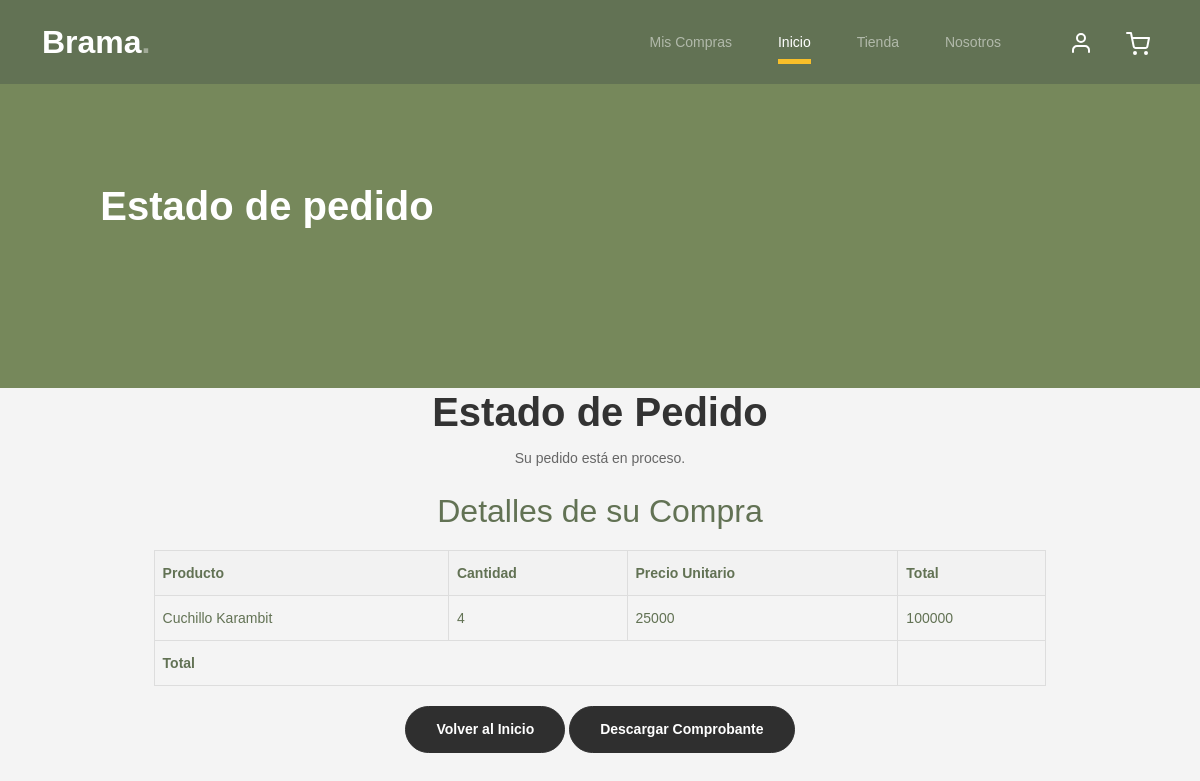
/estado/, run on an earlier commit of the app's database.
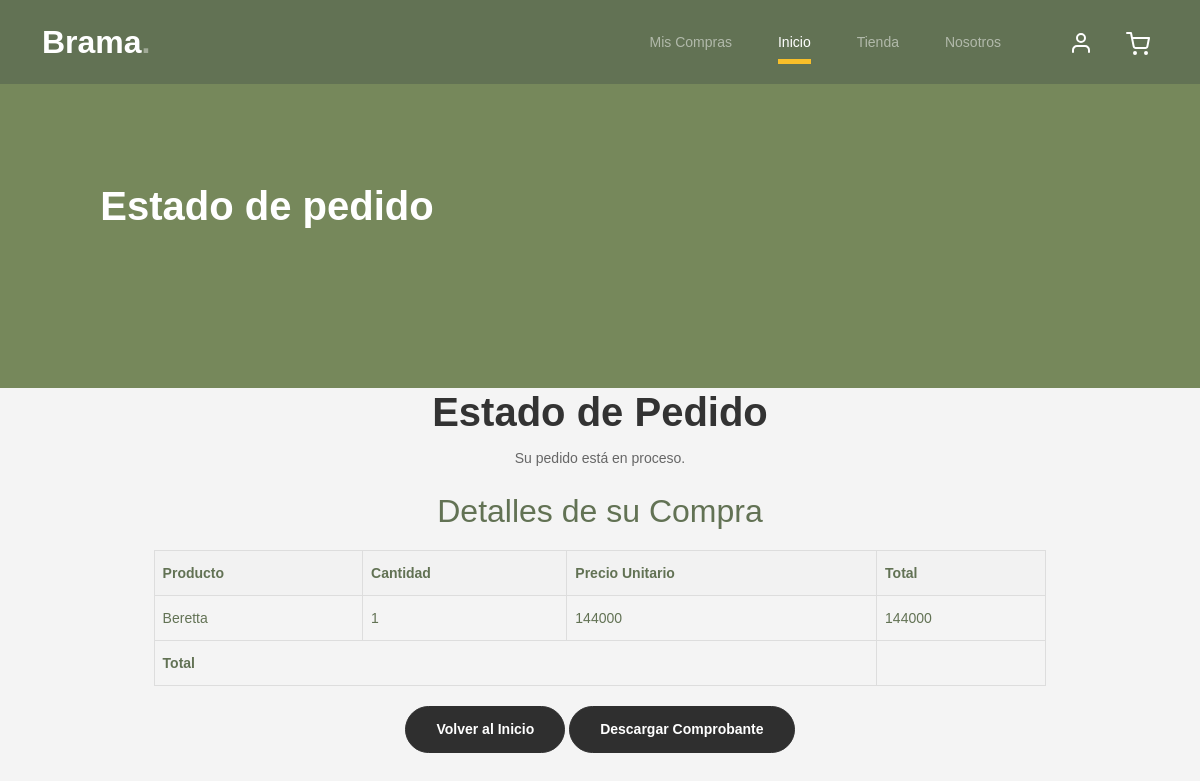
And on a later commit of the database.
### aplicacion/models.py (models this page shows, shortened)
class Carrito(models.Model):
    id = models.AutoField(primary_key=True)  # Añadimos un campo AutoField para el id #probe poniendo id para eliminarlo, pero igual no funciona
    usuario = models.ForeignKey(Usuario, on_delete=models.CASCADE, related_name='carritos')
    envio = models.ForeignKey(Envio, on_delete=models.CASCADE, null=True, blank=True)
    producto = models.ForeignKey(Producto, on_delete=models.CASCADE)
    cantidad = models.IntegerField(validators=[MinValueValidator(1)])
    class Meta:
        verbose_name_plural = 'Carritos'
    def get_total_price(self):
        return self.producto.precio * self.cantidad
    class Meta:
        verbose_name_plural = 'Carritos'

class Producto(models.Model):
    cod_producto = models.AutoField(primary_key=True)
    nombre = models.CharField(max_length=50)
    tipo_producto = models.CharField(max_length=10, choices=TIPO_PRODUCTO, default='OTRO PRODUCTO')
    tipo_municion = models.CharField(max_length=100, choices=TIPO_MUNICION, default='OTRO')
    precio = models.IntegerField(validators=[MinValueValidator(1000), MaxValueValidator(999999999)])
    stock = models.IntegerField(default=0)
    imagen = models.ImageField(upload_to='productos', null=True)

### aplicacion/views.py (the view)
# urls.py: path('estado/', estado, name='estado'),
def estado (request):
    estados=Carrito.objects.all()
    envios = Envio.objects.all()
    datos={
        "estados":estados,
        "envios":envios
    }
    return render(request, "aplicacion/estado.html",datos)

### aplicacion/templates/aplicacion/estado.html (shortened to what this page needs)
{% load static %}
<!DOCTYPE html>
<html lang="es">
<head>
    <link rel="stylesheet" href="{% static 'aplicacion/css/bootstrap.min.css' %}">
    <link href="https://cdnjs.cloudflare.com/ajax/libs/font-awesome/6.0.0-beta3/css/all.min.css" rel="stylesheet">
    <link rel="stylesheet" href="{% static 'aplicacion/css/tiny-slider.css' %}">
    <link rel="stylesheet" href="{% static 'aplicacion/css/style.css' %}">
    <link rel="stylesheet" href="{% static 'aplicacion/css/styleestadopedido.css' %}">
</head>
<body>
    <nav class="custom-navbar navbar navbar-expand-md navbar-dark bg-dark" arial-label="Furni navigation bar">
        <div class="container">
            <a class="navbar-brand" href="{% url 'index' %}">Brama<span>.</span></a>
            <div class="collapse navbar-collapse" id="navbarsFurni">
                <ul class="custom-navbar-nav navbar-nav ms-auto mb-2 mb-md-0">
                    <li><a class="nav-link" href="{% url 'miscompras' %}">Mis Compras</a></li>
                    <li class="nav-item active"><a class="nav-link" href="{% url 'index' %}">Inicio</a></li>
                    <li><a class="nav-link" href="{% url 'shop' %}">Tienda</a></li>
                    <li><a class="nav-link" href="{% url 'about' %}">Nosotros</a></li>
                </ul>
                <ul class="custom-navbar-cta navbar-nav mb-2 mb-md-0 ms-5">
                    <li><a class="nav-link" href="{% url 'login' %}"><img src="{% static 'aplicacion/img/user.svg' %}"></a></li>
                    <li><a class="nav-link" href="{% url 'cart' %}"><img src="{% static 'aplicacion/img/cart.svg' %}"></a></li>
                </ul>
            </div>
        </div>
    </nav>
    <div class="hero">
        <div class="container">
            <div class="row justify-content-between">
                <div class="col-lg-5">
                    <div class="intro-excerpt">
                        <h1>Estado de pedido</h1>
                    </div>
                </div>
                <div class="col-lg-7"></div>
            </div>
        </div>
    </div>
    <div class="container">
        <h1>Estado de Pedido</h1>
        {% if envio.estado != 'Completado' %}
        <p>Su pedido está en proceso.</p>
        {% else %}
        <p>Su pedido ha sido {{ envio.estado }}.</p>
        <p class="success">¡Pedido Completado!</p>
        {% endif %}
        <div class="details">
            <h2>Detalles de su Compra</h2>
            <table>
                <tr>
                    <th>Producto</th>
                    <th>Cantidad</th>
                    <th>Precio Unitario</th>
                    <th>Total</th>
                </tr>
                {% for e in estados %}
                <tr>
                    <td>{{ e.producto.nombre }}</td>
                    <td>{{ e.cantidad }}</td>
                    <td>{{ e.producto.precio }}</td>
                    <td>{{ e.get_total_price }}</td>
                </tr>
                {% endfor %}
                <tr>
                    <td colspan="3"><strong>Total</strong></td>
                    <td>{{ envio.get_total }}</td>
                </tr>
            </table>
        </div>
        <p>
            <a href="{% url 'index' %}" class="btn btn-sm btn-outline-black">Volver al Inicio</a>
            <button id="descargar-comprobante-btn" class="btn btn-sm btn-outline-black">Descargar Comprobante</button>
        </p>
    </div>
</body>
</html>

What changed in the data, as far as the page shows it:
removed Carrito: producto.nombre "Cuchillo Karambit", cantidad "4", producto.precio "25000", get_total_price "100000"
added Carrito: producto.nombre "Beretta", cantidad "1", producto.precio "144000", get_total_price "144000"
